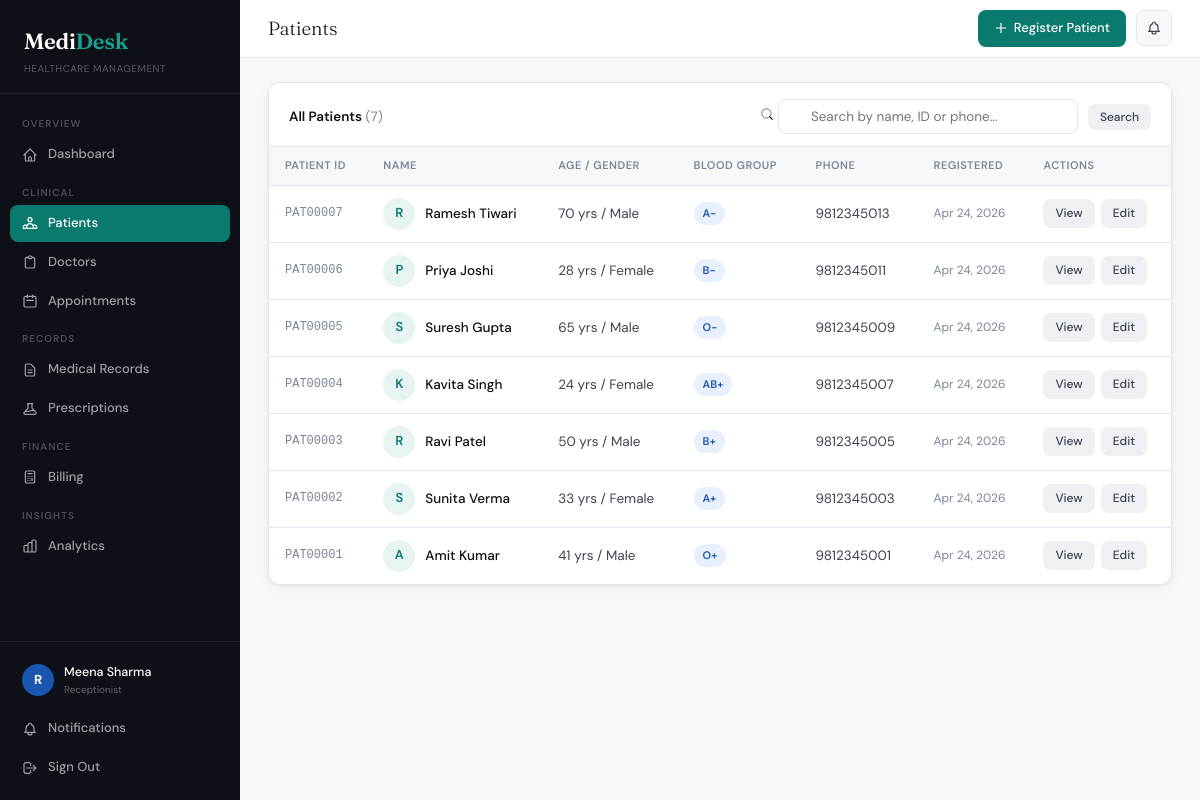
Screenshot of /patients/ (signed in) with the database file from the repository.
### core/models.py (models this page shows, shortened)
class UserProfile(models.Model):
    ROLE_CHOICES = [
        ('admin', 'Administrator'), ('doctor', 'Doctor'),
        ('receptionist', 'Receptionist'), ('pharmacist', 'Pharmacist'), ('nurse', 'Nurse'),
    ]
    user = models.OneToOneField(User, on_delete=models.CASCADE, related_name='profile')
    role = models.CharField(max_length=20, choices=ROLE_CHOICES, default='receptionist')
    phone = models.CharField(max_length=10, validators=[phone_validator], blank=True)
    is_active_staff = models.BooleanField(default=True)
    created_at = models.DateTimeField(auto_now_add=True)

class Patient(models.Model):
    BLOOD_GROUPS = [('A+','A+'),('A-','A-'),('B+','B+'),('B-','B-'),('O+','O+'),('O-','O-'),('AB+','AB+'),('AB-','AB-')]
    GENDER_CHOICES = [('M','Male'),('F','Female'),('O','Other')]
    MARITAL_STATUS = [('single','Single'),('married','Married'),('divorced','Divorced'),('widowed','Widowed')]
    patient_id = models.CharField(max_length=20, unique=True, blank=True)
    name = models.CharField(max_length=200)
    date_of_birth = models.DateField(validators=[validate_dob])
    gender = models.CharField(max_length=1, choices=GENDER_CHOICES)
    marital_status = models.CharField(max_length=10, choices=MARITAL_STATUS, blank=True)
    blood_group = models.CharField(max_length=3, choices=BLOOD_GROUPS, blank=True)
    phone = models.CharField(max_length=10, validators=[phone_validator])
    alternate_phone = models.CharField(max_length=10, validators=[phone_validator], blank=True)
    email = models.EmailField(blank=True)
    address = models.TextField()
    city = models.CharField(max_length=100, blank=True)
    pincode = models.CharField(max_length=6, blank=True, validators=[pincode_validator])
    occupation = models.CharField(max_length=100, blank=True)
    emergency_contact_name = models.CharField(max_length=200)
    emergency_contact_phone = models.CharField(max_length=10, validators=[phone_validator])
    emergency_contact_relation = models.CharField(max_length=50, blank=True)
    allergies = models.TextField(blank=True)
    chronic_conditions = models.TextField(blank=True)
    current_medications = models.TextField(blank=True)
    past_surgeries = models.TextField(blank=True)
    family_history = models.TextField(blank=True)
    insurance_provider = models.CharField(max_length=200, blank=True)
    insurance_number = models.CharField(max_length=100, blank=True)
    insurance_validity = models.DateField(null=True, blank=True)
    registered_by = models.ForeignKey(User, on_delete=models.SET_NULL, null=True, blank=True, related_name='registered_patients')
    registered_at = models.DateTimeField(auto_now_add=True)
    updated_at = models.DateTimeField(auto_now=True)
    @property
    def age(self):
        today = date.today()
        return today.year - self.date_of_birth.year - (
            (today.month, today.day) < (self.date_of_birth.month, self.date_of_birth.day)
        )
    class Meta:
        ordering = ['-registered_at']

### core/views.py (the view)
# urls.py: path('patients/', views.patient_list, name='patient_list'),
@login_required
def patient_list(request):
    q = request.GET.get('q', '')
    patients = Patient.objects.all()
    role = get_role(request.user)
    if role == 'doctor':
        try:
            doc = request.user.doctor_profile
            patients = patients.filter(appointments__doctor=doc).distinct()
        except Exception:
            pass
    if q:
        patients = patients.filter(Q(name__icontains=q) | Q(patient_id__icontains=q) | Q(phone__icontains=q))
    return render(request, 'core/patient_list.html', {'patients': patients, 'q': q, 'role': role})

### core/context_processors.py (called while the page is built)
def user_role(request):
    if not request.user.is_authenticated:
        return {'user_role': '', 'user_profile': None}
    if request.user.is_superuser:
        return {'user_role': 'admin', 'user_profile': None}
    try:
        profile = request.user.profile
        return {'user_role': profile.role, 'user_profile': profile}
    except Exception:
        profile, _ = UserProfile.objects.get_or_create(
            user=request.user,
            defaults={'role': 'receptionist'}
        )
        return {'user_role': profile.role, 'user_profile': profile}

### core/views.py (called while the page is built)
def get_role(user):
    try:
        return user.profile.role
    except Exception:
        return 'admin' if user.is_superuser else 'receptionist'

### core/templates/core/patient_list.html (shortened to what this page needs)
{% extends 'core/base.html' %}
{% block page_title %}Patients{% endblock %}
{% block topbar_actions %}
<a href="/patients/new/" class="btn btn-primary">
  <svg width="14" height="14" fill="none" stroke="currentColor" viewBox="0 0 24 24"><path stroke-linecap="round" stroke-linejoin="round" stroke-width="2" d="M12 4v16m8-8H4"/></svg>
  Register Patient
</a>
{% endblock %}
{% block content %}
<div class="card">
  <div class="card-header">
    <div class="card-title">All Patients <span style="color:var(--ink-3);font-weight:400;">({{ patients.count }})</span></div>
    <form method="get" class="search-bar" style="margin:0;">
      <div class="search-input-wrap">
        <svg width="14" height="14" fill="none" stroke="currentColor" viewBox="0 0 24 24"><circle cx="11" cy="11" r="8"/><path d="m21 21-4.35-4.35" stroke-linecap="round" stroke-width="2"/></svg>
        <input type="text" name="q" value="{{ q }}" placeholder="Search by name, ID or phone…" class="search-input">
      </div>
      <button type="submit" class="btn btn-secondary btn-sm">Search</button>
    </form>
  </div>
  <div class="table-wrap">
    {% if patients %}
    <table>
      <thead><tr>
        <th>Patient ID</th><th>Name</th><th>Age / Gender</th><th>Blood Group</th><th>Phone</th><th>Registered</th><th>Actions</th>
      </tr></thead>
      <tbody>
        {% for patient in patients %}
        <tr>
          <td style="font-family:monospace;font-size:12px;color:var(--ink-3);">{{ patient.patient_id }}</td>
          <td>
            <div style="display:flex;align-items:center;gap:10px;">
              <div style="width:32px;height:32px;border-radius:50%;background:var(--teal-light);color:var(--teal);display:flex;align-items:center;justify-content:center;font-weight:600;font-size:13px;flex-shrink:0;">{{ patient.name|first }}</div>
              <a href="/patients/{{ patient.pk }}/" style="font-weight:500;color:var(--ink);">{{ patient.name }}</a>
            </div>
          </td>
          <td>{{ patient.age }} yrs / {{ patient.get_gender_display }}</td>
          <td>{% if patient.blood_group %}<span class="badge badge-scheduled">{{ patient.blood_group }}</span>{% else %}–{% endif %}</td>
          <td>{{ patient.phone }}</td>
          <td style="font-size:12px;color:var(--ink-3);">{{ patient.registered_at|date:"M d, Y" }}</td>
          <td>
            <div style="display:flex;gap:6px;">
              <a href="/patients/{{ patient.pk }}/" class="btn btn-secondary btn-sm">View</a>
              <a href="/patients/{{ patient.pk }}/edit/" class="btn btn-secondary btn-sm">Edit</a>
            </div>
          </td>
        </tr>
        {% endfor %}
      </tbody>
    </table>
    {% endif %}
  </div>
</div>
{% endblock %}

### core/templates/core/base.html (shortened to what this page needs)
<!DOCTYPE html>
<html lang="en">
<head>
</head>
<body>
{% if user.is_authenticated %}
<aside class="sidebar">
  <div class="sidebar-logo">
    <div class="brand">Medi<span>Desk</span></div>
    <div class="tagline">Healthcare Management</div>
  </div>
  <nav class="sidebar-nav">
    <div class="nav-label">Overview</div>
    <a href="/dashboard/" class="nav-item {% if request.resolver_match.url_name == 'dashboard' %}active{% endif %}">
      <svg fill="none" stroke="currentColor" viewBox="0 0 24 24"><path stroke-linecap="round" stroke-linejoin="round" stroke-width="1.8" d="M3 12l2-2m0 0l7-7 7 7M5 10v10a1 1 0 001 1h3m10-11l2 2m-2-2v10a1 1 0 01-1 1h-3m-6 0a1 1 0 001-1v-4a1 1 0 011-1h2a1 1 0 011 1v4a1 1 0 001 1m-6 0h6"/></svg>
      Dashboard
    </a>
    {% if not user_role == 'pharmacist' %}
    <div class="nav-label">Clinical</div>
    <a href="/patients/" class="nav-item {% if 'patient' in request.resolver_match.url_name %}active{% endif %}">
      Patients
    </a>
    {% endif %}
    {% if user.is_superuser or user_role == 'admin' or user_role == 'receptionist' %}
    <a href="/doctors/" class="nav-item {% if 'doctor' in request.resolver_match.url_name %}active{% endif %}">
      <svg fill="none" stroke="currentColor" viewBox="0 0 24 24"><path stroke-linecap="round" stroke-linejoin="round" stroke-width="1.8" d="M9 5H7a2 2 0 00-2 2v12a2 2 0 002 2h10a2 2 0 002-2V7a2 2 0 00-2-2h-2M9 5a2 2 0 002 2h2a2 2 0 002-2M9 5a2 2 0 012-2h2a2 2 0 012 2"/></svg>
      Doctors
    </a>
    {% endif %}
    {% if not user_role == 'pharmacist' %}
    <a href="/appointments/" class="nav-item {% if 'appointment' in request.resolver_match.url_name %}active{% endif %}">
      <svg fill="none" stroke="currentColor" viewBox="0 0 24 24"><path stroke-linecap="round" stroke-linejoin="round" stroke-width="1.8" d="M8 7V3m8 4V3m-9 8h10M5 21h14a2 2 0 002-2V7a2 2 0 00-2-2H5a2 2 0 00-2 2v12a2 2 0 002 2z"/></svg>
      Appointments
    </a>
    {% endif %}
    {% if not user_role == 'pharmacist' %}
    <div class="nav-label">Records</div>
    <a href="/records/" class="nav-item {% if 'record' in request.resolver_match.url_name %}active{% endif %}">
      <svg fill="none" stroke="currentColor" viewBox="0 0 24 24"><path stroke-linecap="round" stroke-linejoin="round" stroke-width="1.8" d="M9 12h6m-6 4h6m2 5H7a2 2 0 01-2-2V5a2 2 0 012-2h5.586a1 1 0 01.707.293l5.414 5.414a1 1 0 01.293.707V19a2 2 0 01-2 2z"/></svg>
      Medical Records
    </a>
    {% endif %}
    <a href="/prescriptions/" class="nav-item {% if 'prescription' in request.resolver_match.url_name %}active{% endif %}">
      Prescriptions
    </a>
    {% if user.is_superuser or user_role == 'admin' or user_role == 'receptionist' %}
    <div class="nav-label">Finance</div>
    <a href="/billing/" class="nav-item {% if 'bill' in request.resolver_match.url_name %}active{% endif %}">
      <svg fill="none" stroke="currentColor" viewBox="0 0 24 24"><path stroke-linecap="round" stroke-linejoin="round" stroke-width="1.8" d="M9 7h6m0 10v-3m-3 3h.01M9 17h.01M9 14h.01M12 14h.01M15 11h.01M12 11h.01M9 11h.01M7 21h10a2 2 0 002-2V5a2 2 0 00-2-2H7a2 2 0 00-2 2v14a2 2 0 002 2z"/></svg>
      Billing
    </a>
    {% endif %}
    {% if user.is_superuser or user_role == 'admin' or user_role == 'doctor' or user_role == 'receptionist' %}
    <div class="nav-label">Insights</div>
    <a href="/analytics/" class="nav-item {% if request.resolver_match.url_name == 'analytics' %}active{% endif %}">
      Analytics
    </a>
    {% endif %}
  </nav>
  <div class="sidebar-footer">
    <div class="user-block">
      <div class="user-av av-{% if user.is_superuser %}admin{% else %}{{ user_role|default:'admin' }}{% endif %}">
        {{ user.username|first|upper }}
      </div>
      <div>
        <div class="user-name">{{ user.get_full_name|default:user.username }}</div>
        <div class="user-role">
          {% if user.is_superuser %}Administrator
          {% else %}{{ user_profile.get_role_display|default:"Staff" }}{% endif %}
        </div>
      </div>
    </div>
    <a href="/notifications/" class="nav-item {% if request.resolver_match.url_name == 'notifications' %}active{% endif %}">
      Notifications
    </a>
    <a href="/logout/" class="nav-item">
      <svg fill="none" stroke="currentColor" viewBox="0 0 24 24"><path stroke-linecap="round" stroke-linejoin="round" stroke-width="1.8" d="M17 16l4-4m0 0l-4-4m4 4H7m6 4v1a3 3 0 01-3 3H6a3 3 0 01-3-3V7a3 3 0 013-3h4a3 3 0 013 3v1"/></svg>
      Sign Out
    </a>
  </div>
</aside>
<div class="main-wrap">
  <div class="topbar">
    <div class="topbar-title">{% block page_title %}<strong>Dashboard</strong>{% endblock %}</div>
    <div class="topbar-right">
      {% block topbar_actions %}{% endblock %}
      <a href="/notifications/" class="notif-btn" title="Notifications">
      </a>
    </div>
  </div>
  <div class="page-content">
    {% block content %}{% endblock %}
  </div>
</div>
{% else %}
{% block auth_content %}{% endblock %}
{% endif %}
</body>
</html>

### rows the page displays
UserProfile: role "Receptionist"
Patient: patient_id "PAT00007", name|first "R", name "Ramesh Tiwari", age "70", gender "Male", blood_group "A-", phone "9812345013", registered_at "Apr 24, 2026"
Patient: patient_id "PAT00006", name|first "P", name "Priya Joshi", age "28", gender "Female", blood_group "B-", phone "9812345011", registered_at "Apr 24, 2026"
Patient: patient_id "PAT00005", name|first "S", name "Suresh Gupta", age "65", gender "Male", blood_group "O-", phone "9812345009", registered_at "Apr 24, 2026"
Patient: patient_id "PAT00004", name|first "K", name "Kavita Singh", age "24", gender "Female", blood_group "AB+", phone "9812345007", registered_at "Apr 24, 2026"
Patient: patient_id "PAT00003", name|first "R", name "Ravi Patel", age "50", gender "Male", blood_group "B+", phone "9812345005", registered_at "Apr 24, 2026"
Patient: patient_id "PAT00002", name|first "S", name "Sunita Verma", age "33", gender "Female", blood_group "A+", phone "9812345003", registered_at "Apr 24, 2026"
Patient: patient_id "PAT00001", name|first "A", name "Amit Kumar", age "41", gender "Male", blood_group "O+", phone "9812345001", registered_at "Apr 24, 2026"

### other values shown
{{ user.username|first|upper }} "R"
{{ user.get_full_name|default:user.username }} "Meena Sharma"
{{ patients.count }} "7"
